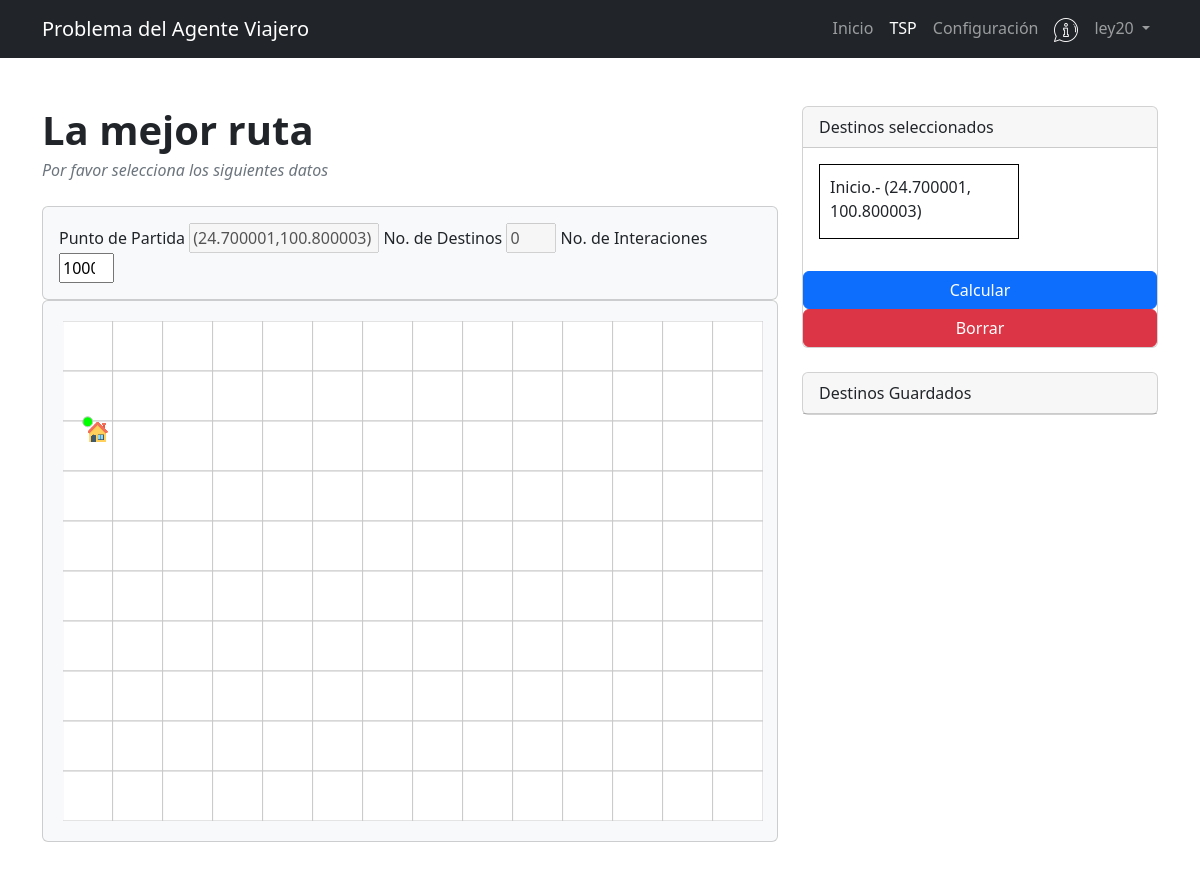
Before: /Vista/TSP.php (signed in) with the older database file.
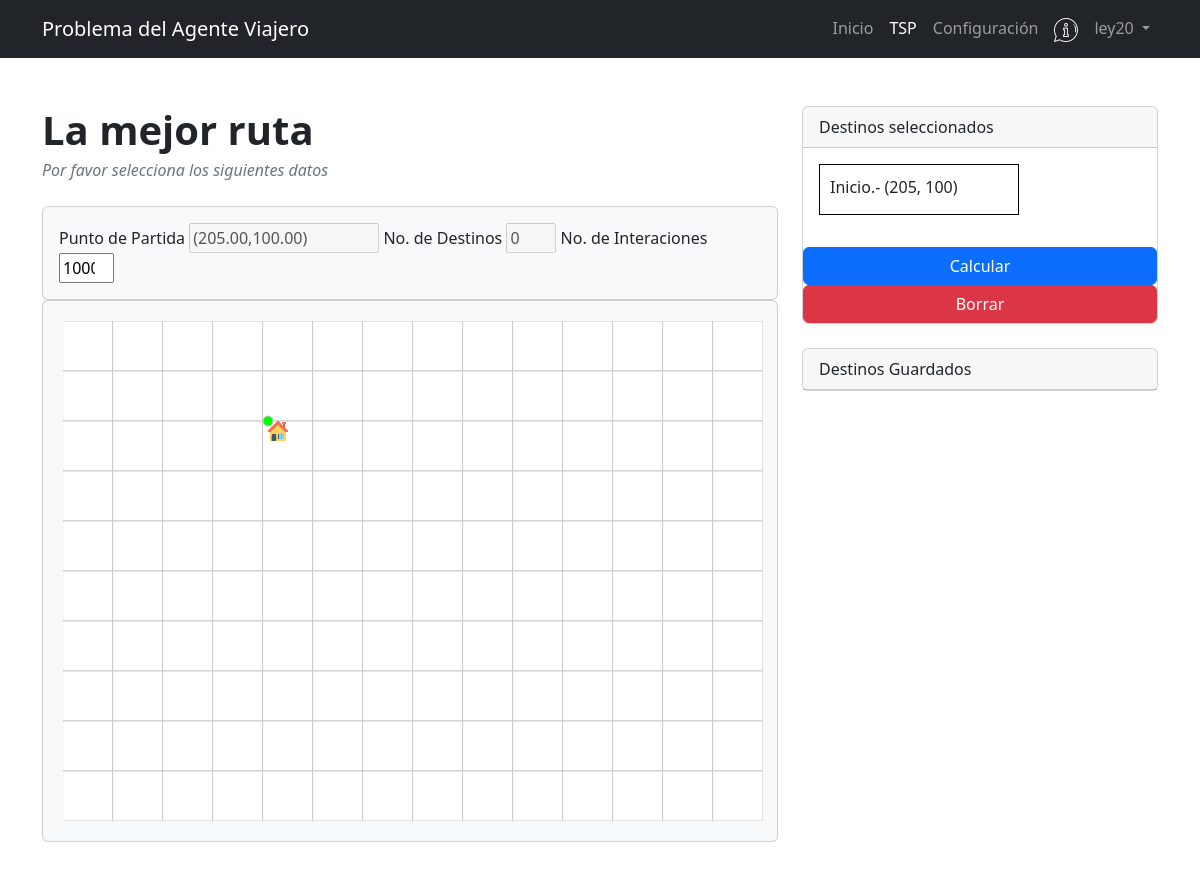
After: the same page with the newer database file.
### tables this page shows
CREATE TABLE `usuarios` (
  `id_usuario` int(11) NOT NULL,
  `usuario` varchar(20) NOT NULL,
  `nombre` varchar(20) NOT NULL,
  `contrasena` int(10) NOT NULL,
  `rol` varchar(20) NOT NULL,
  `latitud` float(10,2) DEFAULT NULL,
  `longitud` float(10,2) DEFAULT NULL
);

### Vista/user_menu.php (called while the page is built, shortened)
<?php
    $servername = "localhost";
    $username = "root";
    $password = "";
    $dbname = "ia_bbdd";
    $conn = new mysqli($servername, $username, $password, $dbname);
    if (isset($_SESSION["username"])) {
    $username = $_SESSION["username"];
    $sql = "SELECT nombre, latitud, longitud, rol FROM usuarios WHERE usuario = '$username'";
    $result = mysqli_query($conn, $sql);
    if (mysqli_num_rows($result) == 1) {
        $row = mysqli_fetch_assoc($result);
        $latitud = $row["latitud"];
        $longitud = $row["longitud"];
    } else {
        echo "No se encontraron las coordenadas del usuario.";
    }
    } else {
    echo "Debes iniciar sesión primero.";
    }
?>

### Vista/TSP.php (the view, shortened to what this page needs)
<?php include('user_menu.php'); ?>
<!DOCTYPE html>
<html lang="en">
    <head>
        <link href="../css/styles.css" rel="stylesheet" />
        <link href="../css/style_grafica.css" rel="stylesheet" />
    </head>
    <body>
        <nav class="navbar navbar-expand-lg navbar-dark bg-dark">
            <div class="container">
                <a class="navbar-brand" href="#!">Problema del Agente Viajero</a>
                <div class="collapse navbar-collapse" id="navbarSupportedContent">
                    <ul class="navbar-nav ms-auto mb-2 mb-lg-0">
                        <li class="nav-item"><a class="nav-link" href="inicio.php">Inicio</a></li>
                        <li class="nav-item"><a class="nav-link active" aria-current="page" href="TSP.php">TSP</a></li>
                        <li class="nav-item"><a class="nav-link " aria-current="page" href="configuracion.php">Configuración</a></li>
                        <li class="nav-item"><a class="nav-link" href="info.php"><img src="../assets/img/info_d.png"></a></li>
                        <li class="nav-item dropdown">
                            <a class="nav-link dropdown-toggle" href="#" id="navbarDropdown" role="button" data-toggle="dropdown" aria-haspopup="true" aria-expanded="false">
                                <?php echo $username; ?>
                            </a>
                        </li>
                    </ul>
                </div>
            </div>
        </nav>
        <div class="container mt-5">
            <div class="row">
                <div class="col-lg-8">
                    <article>
                        <header class="mb-4">
                            <h1 class="fw-bolder mb-1">La mejor ruta</h1>
                            <div class="text-muted fst-italic mb-2">Por favor selecciona los siguientes datos</div>
                        </header>
                    </article>
                    <section class="mb-5">
                        <div class="card bg-light">
                            <div class="card-body">
                                <Label>Punto de Partida</Label>
                                <input type="text" name="DCasa" id="DCasa" value="(<?php echo $longitud; ?>,<?php echo $latitud; ?>)" disabled style="width: 190px;">
                                <Label>No. de Destinos</Label>
                                <input type="Number" name="NDestino" id="NDestino" value="0" disabled style="width: 50px;">
                                <Label>No. de Interaciones</Label>
                                <input type="Number" name="NInteraciones" id="NInteraciones" value="10000"  style="width: 55px;">
                            </div>
                        </div>
                        <div class="card bg-light">
                            <div class="" id="sketch-container"></div>
                        </div>
                    </section>
                </div>
                <div class="col-lg-4">
                    <div class="card mb-4">
                        <div class="card-header">Destinos seleccionados</div>
                        <div class="card-body">
                            <div class="input-group">
                                <ul id="point-list"></ul>
                            </div>
                        </div>
                        <button class="btn btn-primary" id="draw-lines">Calcular</button>
                        <button class="btn btn-danger" id="clear-points">Borrar</button>
                    </div>
                    <div class="card mb-4">
                                <div class="card-header" onclick="mostrarBody()">Destinos Guardados</div>
                            </div>
                </div>
            </div>
        </div>
    </body>
</html>

Changed rows visible on the page:
changed usuarios: DCasa "(24.700001,100.800003)" → "(205.00,100.00)"
Other visible differences:
chart data {{ $longitud }}: 24.700001 → 205.00
chart data {{ $latitud }}: 100.800003 → 100.00
text written by a page script: "Inicio.- (24.700001, 100.800003)" → "Inicio.- (205, 100)"
